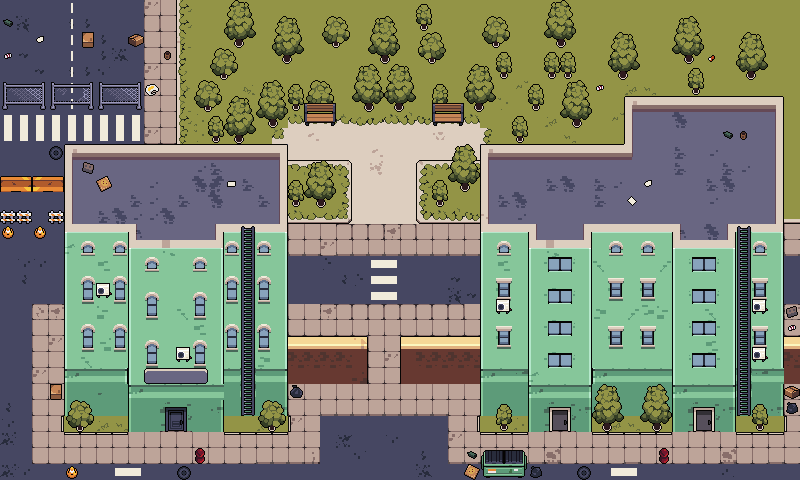

A 2D game scene composited from a Tiled map and its tileset images. What follows is a short description and the map's XML, with each tile layer's data collapsed to a summary:
An orthogonal 50x30 tile map with 16x16 px tiles, 8 tile layers (Earth, Saidwalk, Grass, Building, ...).

<map version="1.10" tiledversion="1.12.2" orientation="orthogonal" renderorder="right-down" width="50" height="30" tilewidth="16" tileheight="16" infinite="0" nextlayerid="19" nextobjectid="1">
 <tileset firstgid="1" source="Tile.tsx" />
 <layer id="8" name="Earth" width="50" height="30">
  <data>[1500 cells, 1500 non-empty, 5 distinct tile ids]</data>
 </layer>
 <layer id="12" name="Saidwalk" width="50" height="30">
  <data>[1500 cells, 238 non-empty, 12 distinct tile ids]</data>
 </layer>
 <layer id="15" name="Grass" width="50" height="30">
  <data>[1500 cells, 516 non-empty, 8 distinct tile ids]</data>
 </layer>
 <layer id="13" name="Building" width="50" height="30">
  <data>[1500 cells, 655 non-empty, 46 distinct tile ids]</data>
 </layer>
 <layer id="14" name="Other" width="50" height="30">
  <data>[1500 cells, 317 non-empty, 62 distinct tile ids]</data>
 </layer>
 <layer id="16" name="Decorations" width="50" height="30">
  <data>[1500 cells, 175 non-empty, 70 distinct tile ids]</data>
 </layer>
 <layer id="18" name="Decorations 2" width="50" height="30">
  <data>[1500 cells, 28 non-empty, 12 distinct tile ids]</data>
 </layer>
 <layer id="4" name="Слой тайлов 1" width="50" height="30">
  <data>[1500 cells, 0 non-empty, 0 distinct tile ids]</data>
 </layer>
</map>
